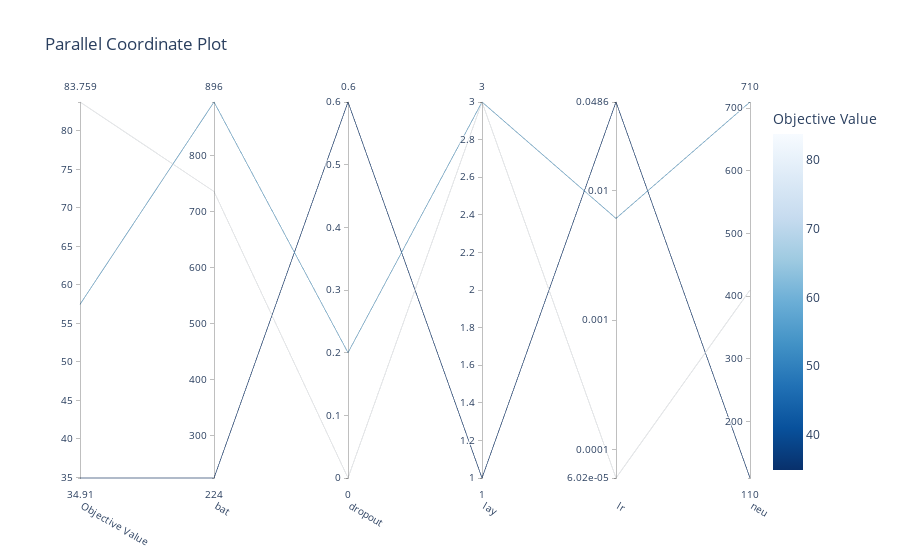
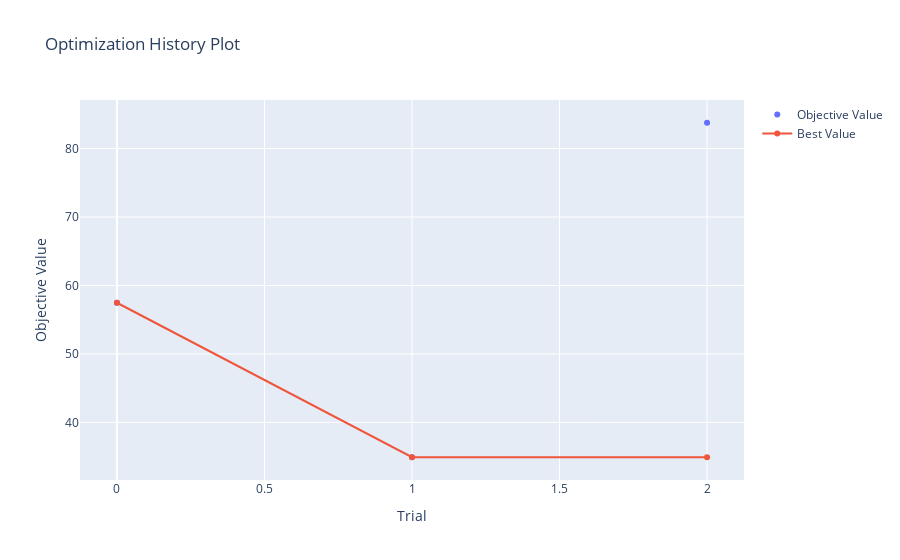
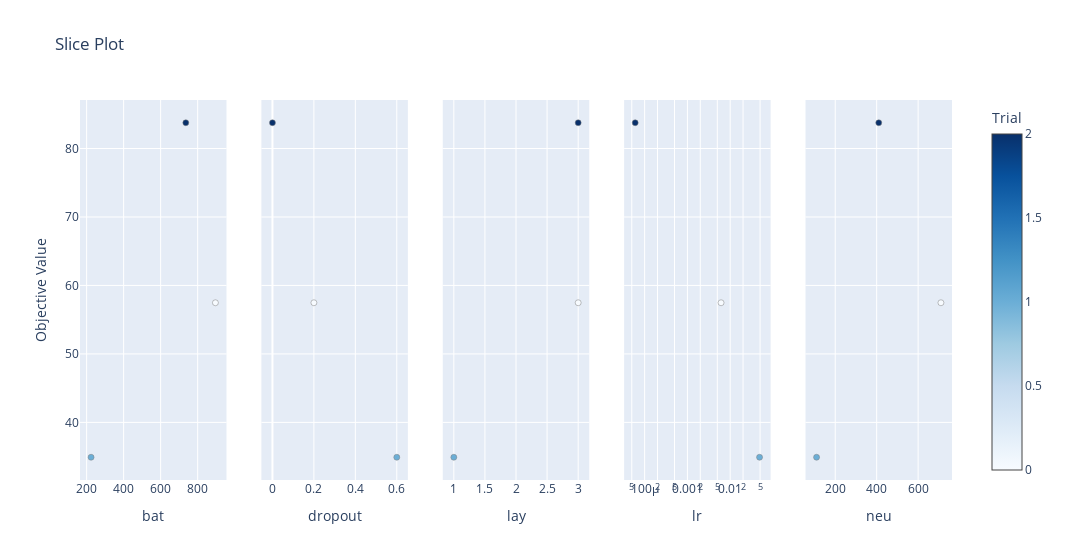
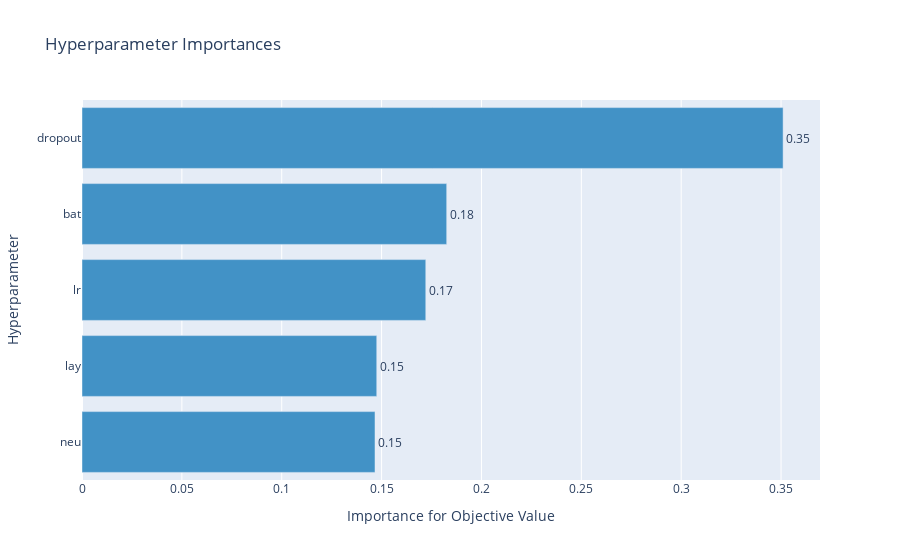

The notebook cell these images were saved under, in order:
### Code cell
from IPython.display import display
fig = optuna.visualization.plot_parallel_coordinate(study)
display(fig)
fig = optuna.visualization.plot_optimization_history(study)
display(fig)
fig = optuna.visualization.plot_slice(study)
display(fig)
fig = optuna.visualization.plot_param_importances(study)
display(fig)

### Figure 1 — Plotly figure (JSON) as saved in the notebook; plotly's stock layout.template omitted (floating-point values rounded to 4 significant figures)
{"data": [{"dimensions": [{"label": "Objective Value", "range": [34.91, 83.76], "values": [57.47, 34.91, 83.76]}, {"label": "bat", "range": [224, 896], "values": [896, 224, 736]}, {"label": "dropout", "range": [0, 0.6], "values": [0.2, 0.6, 0]}, {"label": "lay", "range": [1, 3], "values": [3, 1, 3]}, {"label": "lr", "range": [-4.221, -1.313], "ticktext": ["6.02e-05", "0.0001", "0.001", "0.01", "0.0486"], "tickvals": [-4.221, -4, -3, -2, -1.313], "values": [-2.213, -1.313, -4.221]}, {"label": "neu", "range": [110, 710], "values": [710, 110, 410]}], "labelangle": 30, "labelside": "bottom", "line": {"color": [57.47, 34.91, 83.76], "colorbar": {"title": {"text": "Objective Value"}}, "colorscale": [[0, "rgb(247,251,255)"], [0.125, "rgb(222,235,247)"], [0.25, "rgb(198,219,239)"], [0.375, "rgb(158,202,225)"], [0.5, "rgb(107,174,214)"], [0.625, "rgb(66,146,198)"], [0.75, "rgb(33,113,181)"], [0.875, "rgb(8,81,156)"], [1, "rgb(8,48,107)"]], "reversescale": true, "showscale": true}, "type": "parcoords"}], "layout": {"title": {"text": "Parallel Coordinate Plot"}}}

### Figure 2 — Plotly figure (JSON) as saved in the notebook; plotly's stock layout.template omitted (floating-point values rounded to 4 significant figures)
{"data": [{"mode": "markers", "name": "Objective Value", "type": "scatter", "x": [0, 1, 2], "y": [57.47, 34.91, 83.76]}, {"name": "Best Value", "type": "scatter", "x": [0, 1, 2], "y": [57.47, 34.91, 34.91]}], "layout": {"title": {"text": "Optimization History Plot"}, "xaxis": {"title": {"text": "Trial"}}, "yaxis": {"title": {"text": "Objective Value"}}}}

### Figure 3 — Plotly figure (JSON) as saved in the notebook; plotly's stock layout.template omitted (floating-point values rounded to 4 significant figures)
{"data": [{"marker": {"color": [0, 1, 2], "colorbar": {"title": {"text": "Trial"}, "x": 1, "xpad": 40}, "colorscale": [[0, "rgb(247,251,255)"], [0.125, "rgb(222,235,247)"], [0.25, "rgb(198,219,239)"], [0.375, "rgb(158,202,225)"], [0.5, "rgb(107,174,214)"], [0.625, "rgb(66,146,198)"], [0.75, "rgb(33,113,181)"], [0.875, "rgb(8,81,156)"], [1, "rgb(8,48,107)"]], "line": {"color": "Grey", "width": 0.5}, "showscale": true}, "mode": "markers", "showlegend": false, "type": "scatter", "x": [896, 224, 736], "xaxis": "x", "y": [57.47, 34.91, 83.76], "yaxis": "y"}, {"marker": {"color": [0, 1, 2], "colorbar": {"title": {"text": "Trial"}, "x": 1, "xpad": 40}, "colorscale": [[0, "rgb(247,251,255)"], [0.125, "rgb(222,235,247)"], [0.25, "rgb(198,219,239)"], [0.375, "rgb(158,202,225)"], [0.5, "rgb(107,174,214)"], [0.625, "rgb(66,146,198)"], [0.75, "rgb(33,113,181)"], [0.875, "rgb(8,81,156)"], [1, "rgb(8,48,107)"]], "line": {"color": "Grey", "width": 0.5}, "showscale": false}, "mode": "markers", "showlegend": false, "type": "scatter", "x": [0.2, 0.6, 0], "xaxis": "x2", "y": [57.47, 34.91, 83.76], "yaxis": "y2"}, {"marker": {"color": [0, 1, 2], "colorbar": {"title": {"text": "Trial"}, "x": 1, "xpad": 40}, "colorscale": [[0, "rgb(247,251,255)"], [0.125, "rgb(222,235,247)"], [0.25, "rgb(198,219,239)"], [0.375, "rgb(158,202,225)"], [0.5, "rgb(107,174,214)"], [0.625, "rgb(66,146,198)"], [0.75, "rgb(33,113,181)"], [0.875, "rgb(8,81,156)"], [1, "rgb(8,48,107)"]], "line": {"color": "Grey", "width": 0.5}, "showscale": false}, "mode": "markers", "showlegend": false, "type": "scatter", "x": [3, 1, 3], "xaxis": "x3", "y": [57.47, 34.91, 83.76], "yaxis": "y3"}, {"marker": {"color": [0, 1, 2], "colorbar": {"title": {"text": "Trial"}, "x": 1, "xpad": 40}, "colorscale": [[0, "rgb(247,251,255)"], [0.125, "rgb(222,235,247)"], [0.25, "rgb(198,219,239)"], [0.375, "rgb(158,202,225)"], [0.5, "rgb(107,174,214)"], [0.625, "rgb(66,146,198)"], [0.75, "rgb(33,113,181)"], [0.875, "rgb(8,81,156)"], [1, "rgb(8,48,107)"]], "line": {"color": "Grey", "width": 0.5}, "showscale": false}, "mode": "markers", "showlegend": false, "type": "scatter", "x": [0.00612, 0.04862, 6.016e-05], "xaxis": "x4", "y": [57.47, 34.91, 83.76], "yaxis": "y4"}, {"marker": {"color": [0, 1, 2], "colorbar": {"title": {"text": "Trial"}, "x": 1, "xpad": 40}, "colorscale": [[0, "rgb(247,251,255)"], [0.125, "rgb(222,235,247)"], [0.25, "rgb(198,219,239)"], [0.375, "rgb(158,202,225)"], [0.5, "rgb(107,174,214)"], [0.625, "rgb(66,146,198)"], [0.75, "rgb(33,113,181)"], [0.875, "rgb(8,81,156)"], [1, "rgb(8,48,107)"]], "line": {"color": "Grey", "width": 0.5}, "showscale": false}, "mode": "markers", "showlegend": false, "type": "scatter", "x": [710, 110, 410], "xaxis": "x5", "y": [57.47, 34.91, 83.76], "yaxis": "y5"}], "layout": {"title": {"text": "Slice Plot"}, "width": 1500, "xaxis": {"anchor": "y", "domain": [0, 0.168], "title": {"text": "bat"}}, "xaxis2": {"anchor": "y2", "domain": [0.208, 0.376], "title": {"text": "dropout"}}, "xaxis3": {"anchor": "y3", "domain": [0.416, 0.584], "title": {"text": "lay"}}, "xaxis4": {"anchor": "y4", "domain": [0.624, 0.792], "title": {"text": "lr"}, "type": "log"}, "xaxis5": {"anchor": "y5", "domain": [0.832, 1], "title": {"text": "neu"}}, "yaxis": {"anchor": "x", "domain": [0, 1], "title": {"text": "Objective Value"}}, "yaxis2": {"anchor": "x2", "domain": [0, 1], "matches": "y", "showticklabels": false}, "yaxis3": {"anchor": "x3", "domain": [0, 1], "matches": "y", "showticklabels": false}, "yaxis4": {"anchor": "x4", "domain": [0, 1], "matches": "y", "showticklabels": false}, "yaxis5": {"anchor": "x5", "domain": [0, 1], "matches": "y", "showticklabels": false}}}

### Figure 4 — Plotly figure (JSON) as saved in the notebook; plotly's stock layout.template omitted (floating-point values rounded to 4 significant figures)
{"data": [{"cliponaxis": false, "hovertemplate": ["neu (IntDistribution): 0.14669475716893077<extra></extra>", "lay (IntDistribution): 0.14757242032171602<extra></extra>", "lr (FloatDistribution): 0.17211863245355322<extra></extra>", "bat (IntDistribution): 0.18259282903264598<extra></extra>", "dropout (FloatDistribution): 0.351021361023154<extra></extra>"], "marker": {"color": "rgb(66,146,198)"}, "orientation": "h", "text": ["0.15", "0.15", "0.17", "0.18", "0.35"], "textposition": "outside", "type": "bar", "x": [0.1467, 0.1476, 0.1721, 0.1826, 0.351], "y": ["neu", "lay", "lr", "bat", "dropout"]}], "layout": {"showlegend": false, "title": {"text": "Hyperparameter Importances"}, "xaxis": {"title": {"text": "Importance for Objective Value"}}, "yaxis": {"title": {"text": "Hyperparameter"}}}}
